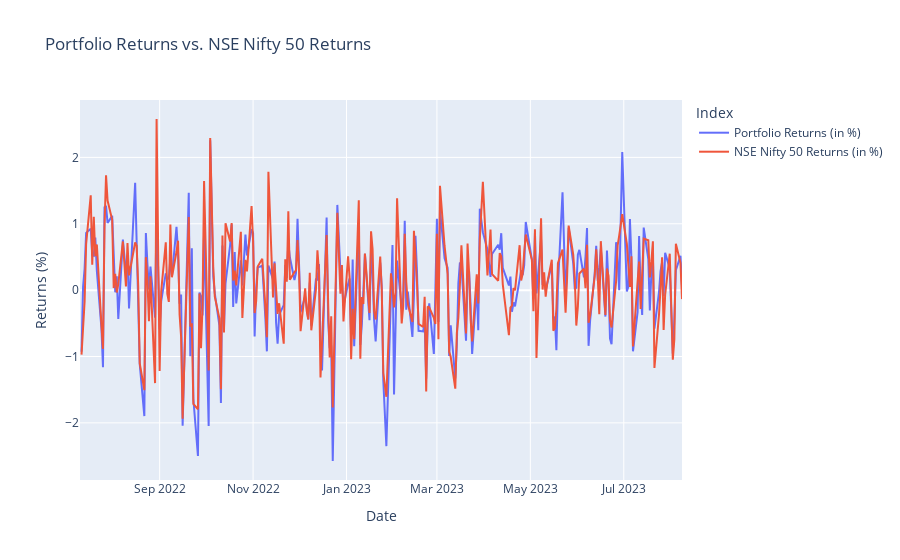
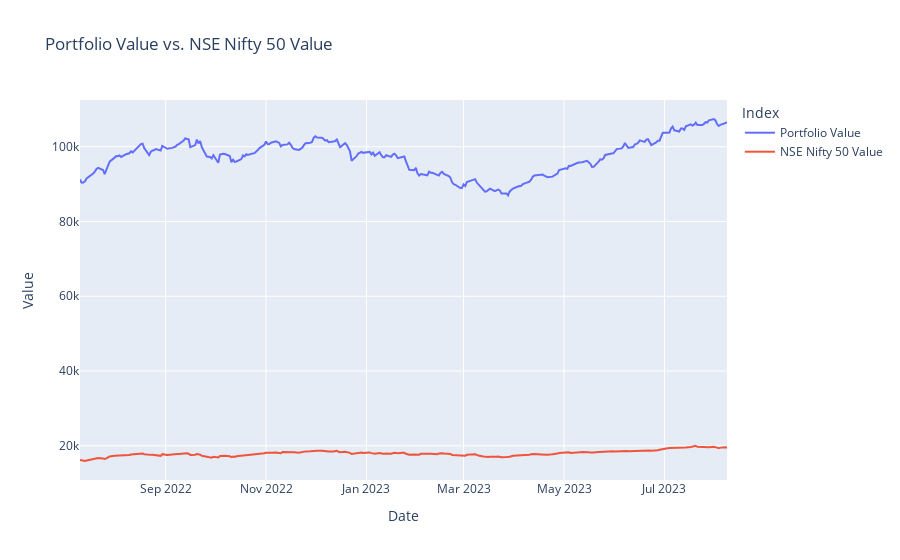

Here is the notebook cell these charts were saved with, in order:
### Code cell
# Create a new dataframe for visualization (returns)
visualization_data_returns = pd.DataFrame({
    "Date": data.index,
    "Portfolio Returns (in %)": data["portfolio"].pct_change() * 100,
    "NSE Nifty 50 Returns (in %)": data[market_symbol].pct_change() * 100
})



# Create a new dataframe for visualization (returns)
visualization_data_returns = pd.DataFrame({
    "Date": data.index,
    "Portfolio Returns (in %)": data["portfolio"].pct_change() * 100,
    "NSE Nifty 50 Returns (in %)": data[market_symbol].pct_change() * 100
})

# Plot using Plotly for interactivity (returns)
fig_returns = px.line(visualization_data_returns, x="Date", y=["Portfolio Returns (in %)", "NSE Nifty 50 Returns (in %)"],
                      labels={"value": "Returns (%)", "variable": "Index"},
                      title="Portfolio Returns vs. NSE Nifty 50 Returns")
fig_returns.show()

# Create a new dataframe for visualization (values)
visualization_data_values = pd.DataFrame({
    "Date": data.index,
    "Portfolio Value": data["portfolio"],
    "NSE Nifty 50 Value": data[market_symbol]
})

# Plot using Plotly for interactivity (values)
fig_values = px.line(visualization_data_values, x="Date", y=["Portfolio Value", "NSE Nifty 50 Value"],
                     labels={"value": "Value", "variable": "Index"},
                     title="Portfolio Value vs. NSE Nifty 50 Value")
fig_values.show()

### Figure 1 — Plotly figure (JSON) as saved in the notebook; plotly's stock layout.template omitted (floating-point values rounded to 4 significant figures; data arrays with more than 128 entries replaced by an {"elided": "..."} marker saying what was removed)
{"data": [{"hovertemplate": "Index=Portfolio Returns (in %)<br>Date=%{x}<br>Returns (%)=%{y}<extra></extra>", "legendgroup": "Portfolio Returns (in %)", "line": {"color": "#636efa", "dash": "solid"}, "marker": {"symbol": "circle"}, "mode": "lines", "name": "Portfolio Returns (in %)", "orientation": "v", "showlegend": true, "type": "scatter", "x": {"elided": "268 str values"}, "xaxis": "x", "y": {"elided": "268 float values"}, "yaxis": "y"}, {"hovertemplate": "Index=NSE Nifty 50 Returns (in %)<br>Date=%{x}<br>Returns (%)=%{y}<extra></extra>", "legendgroup": "NSE Nifty 50 Returns (in %)", "line": {"color": "#EF553B", "dash": "solid"}, "marker": {"symbol": "circle"}, "mode": "lines", "name": "NSE Nifty 50 Returns (in %)", "orientation": "v", "showlegend": true, "type": "scatter", "x": {"elided": "268 str values"}, "xaxis": "x", "y": {"elided": "268 float values"}, "yaxis": "y"}], "layout": {"autosize": true, "legend": {"title": {"text": "Index"}, "tracegroupgap": 0}, "title": {"text": "Portfolio Returns vs. NSE Nifty 50 Returns"}, "xaxis": {"anchor": "y", "autorange": true, "domain": [0, 1], "range": ["2022-07-11", "2023-08-08"], "title": {"text": "Date"}, "type": "date"}, "yaxis": {"anchor": "x", "autorange": true, "domain": [0, 1], "range": [-2.861, 2.865], "title": {"text": "Returns (%)"}, "type": "linear"}}}

### Figure 2 — Plotly figure (JSON) as saved in the notebook; plotly's stock layout.template omitted (floating-point values rounded to 4 significant figures; data arrays with more than 128 entries replaced by an {"elided": "..."} marker saying what was removed)
{"data": [{"hovertemplate": "Index=Portfolio Value<br>Date=%{x}<br>Value=%{y}<extra></extra>", "legendgroup": "Portfolio Value", "line": {"color": "#636efa", "dash": "solid"}, "marker": {"symbol": "circle"}, "mode": "lines", "name": "Portfolio Value", "orientation": "v", "showlegend": true, "type": "scatter", "x": {"elided": "268 str values"}, "xaxis": "x", "y": {"elided": "268 float values"}, "yaxis": "y"}, {"hovertemplate": "Index=NSE Nifty 50 Value<br>Date=%{x}<br>Value=%{y}<extra></extra>", "legendgroup": "NSE Nifty 50 Value", "line": {"color": "#EF553B", "dash": "solid"}, "marker": {"symbol": "circle"}, "mode": "lines", "name": "NSE Nifty 50 Value", "orientation": "v", "showlegend": true, "type": "scatter", "x": {"elided": "268 str values"}, "xaxis": "x", "y": {"elided": "268 float values"}, "yaxis": "y"}], "layout": {"autosize": true, "legend": {"title": {"text": "Index"}, "tracegroupgap": 0}, "title": {"text": "Portfolio Value vs. NSE Nifty 50 Value"}, "xaxis": {"anchor": "y", "autorange": true, "domain": [0, 1], "range": ["2022-07-11", "2023-08-08"], "title": {"text": "Date"}, "type": "date"}, "yaxis": {"anchor": "x", "autorange": true, "domain": [0, 1], "range": [10860.0, 112500.0], "title": {"text": "Value"}, "type": "linear"}}}
